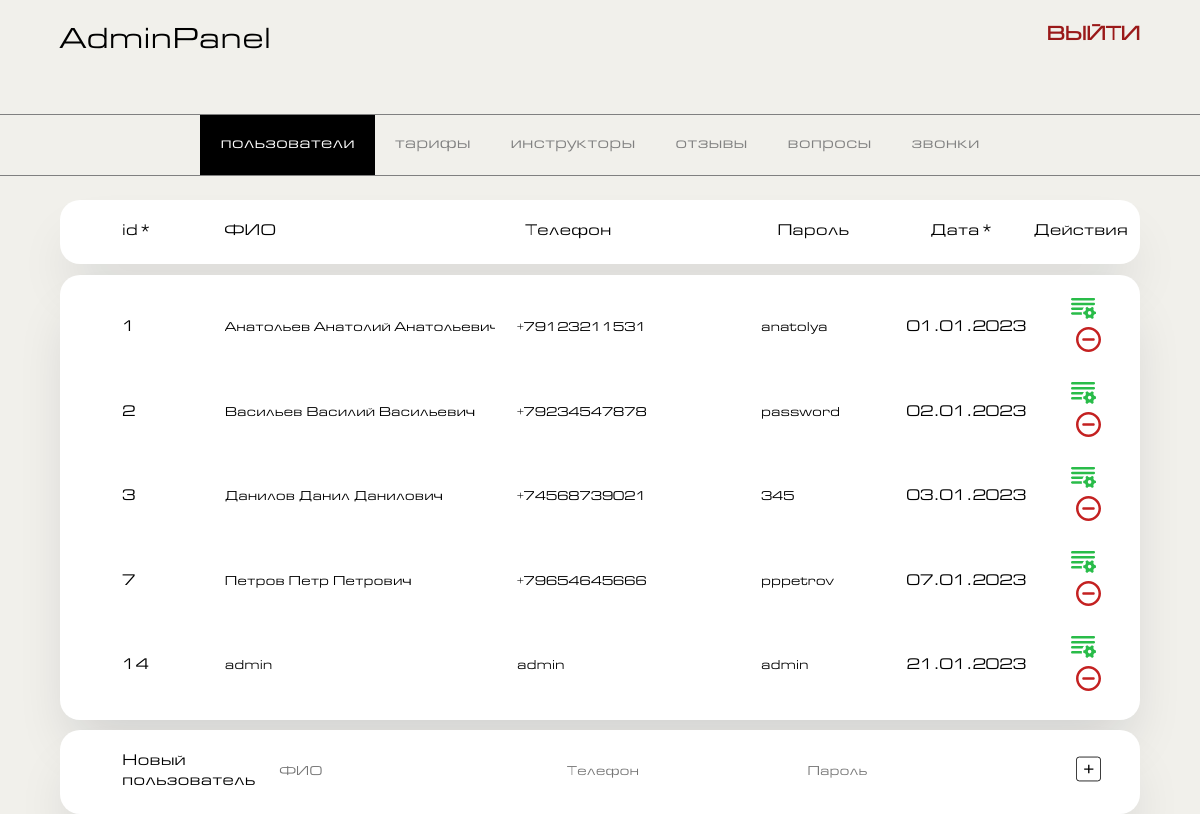
Screenshot of /adminpanel/index.php with the database file from the repository.
### tables this page shows
CREATE TABLE `users` (
  `id` int(11) NOT NULL,
  `FIO` text NOT NULL,
  `telephone` text NOT NULL,
  `password` text NOT NULL,
  `date` text NOT NULL
);

### adminpanel/index.php (the view, shortened to what this page needs)
<!DOCTYPE html>
<html lang="en">
<head>
    <link href="adminpanel.css" rel="stylesheet">
</head>
<body>
<div class="container">
    <header>
        <div class="headerItem logo">
            AdminPanel
        </div>
        <div class="headerItem">
            <a href="../">ВЫЙТИ</a>
        </div>
    </header>
</div>
    <nav>
        <a href="index.php" style="color: white; background-color: black;">
            <div class="navItem" >пользователи</div>
        </a>
        <a href="rates.php">
            <div class="navItem">тарифы</div>
        </a>
        <a href="instructors.php">
            <div class="navItem">инструкторы</div>
        </a>
        <a href="reviews.php">
            <div class="navItem">отзывы</div>
        </a>
        <a href="questions.php">
            <div class="navItem">вопросы</div>
        </a>
        <a href="callbacks.php">
            <div class="navItem">звонки</div>
        </a>
    </nav>
<div class="container">
    <div class="tableForm">
        <table>
            <tr>
                <td style="width: 10%">id*</td>
                <td style="width: 30%">ФИО</td>
                <td style="width: 25%">Телефон</td>
                <td style="width: 15%">Пароль</td>
                <td style="width: 10%">Дата*</td>
                <td style="width: 10%; text-align: center"> Действия</td>
            </tr>
        </table>
        <table>
            <?php
            include_once('../connect.php');
            $table=mysqli_query($connect, "SELECT * FROM `users`");
            while($row=mysqli_fetch_array($table)){
                $id=$row['id'];
                $FIO=$row['FIO'];
                $telephone=$row['telephone'];
                $password=$row['password'];
                $date=$row['date'];
                echo "<form action='views/usersRedirect.php' method='POST'>
                        <tr>
                            <td style='width: 10%'>$id</td>
                            <td style='width: 30%'> <input type='text' name='FIO' value='$FIO'> </td>
                            <td style='width: 25%'> <input type='text' name='telephone' value='$telephone'> </td>
                            <td style='width: 15%'> <input type='text' name='password' value='$password'> </td>
                            <td style='width: 10%'> $date </td>
                            <td style='width: 10%; text-align: center'>
                             <button class='tableBtn' name='btnUserUpdate' type='submit' value='$id'> <img src='img/change.svg' alt='update' style='width: 25px; padding-right: 10px'> </button>
                             <button class='tableBtn' name='btnUserDelete' type='submit' value='$id'> <img src='img/delete.svg' alt='delete' style='width: 25px'>  </button>
                             </td>
                          </tr></form>";
            }
            ?>
        </table>
        <table>
            <form action='views/usersRedirect.php' method='POST'>
            <tr>
                <td style="width: 10%">Новый пользователь</td>
                <td style="width: 30%"> <input type='text' name='FIOAdd' placeholder="ФИО"></td>
                <td style="width: 25%"> <input type='text' name='telephoneAdd' placeholder="Телефон"></td>
                <td style="width: 15%"> <input type='text' name='passwordAdd' placeholder="Пароль"></td>
                <td style="width: 10%"> </td>
                <td style="width: 10%; text-align: center">
                    <button class='tableBtn' name='btnUserAdd' type='submit'> <img src="img/plus.svg" alt="add" style="width: 25px"> </button>
                </td>
            </tr>
            </form>
        </table>
    </div>
</div>
</body>
</html>

### adminpanel/adminpanel.css (style rules this page uses)
* { font-family: glavnik; }
body { margin: 0; padding: 0; background-color: #f1f0eb; }
a { color: gray; text-decoration: none; }
.container { margin-left: 5%; margin-right: 5%; margin-top: 2%; width: 90%; }
header { width: 100%; display: flex; justify-content: space-between; margin-bottom: 5%; }
.logo { font-size: 30px; }
.headerItem a { color: #9A1919; text-decoration: none; font-size: 20px; font-weight: 600; }
nav { display: flex; flex-wrap: wrap; justify-content: center; align-items: center; grid-gap: 0px; border-top: 1px solid gray; border-bottom: 1px solid gray; }
.navItem { padding: 20px; }
.tableForm { margin-top: 2%; }
table { width: 100%; margin-top: 1%; background-color: white; padding: 10px 0 10px 50px; border-radius: 20px; box-shadow: 0 32px 54px -12px rgba(16, 24, 40, 0.14); }
table input { border: none; outline: none; width: 100%; }
td { padding: 10px; }
.tableBtn { border: none; background: none; cursor: pointer; }

### rows the page displays
users: id "1", FIO "Анатольев Анатолий Анатольевич", telephone "+79123211531", password "anatolya", date "01.01.2023"
users: id "2", FIO "Васильев Василий Васильевич", telephone "+79234547878", password "password", date "02.01.2023"
users: id "3", FIO "Данилов Данил Данилович", telephone "+74568739021", password "345", date "03.01.2023"
users: id "7", FIO "Петров Петр Петрович", telephone "+79654645666", password "pppetrov", date "07.01.2023"
users: id "14", FIO "admin", telephone "admin", password "admin", date "21.01.2023"
